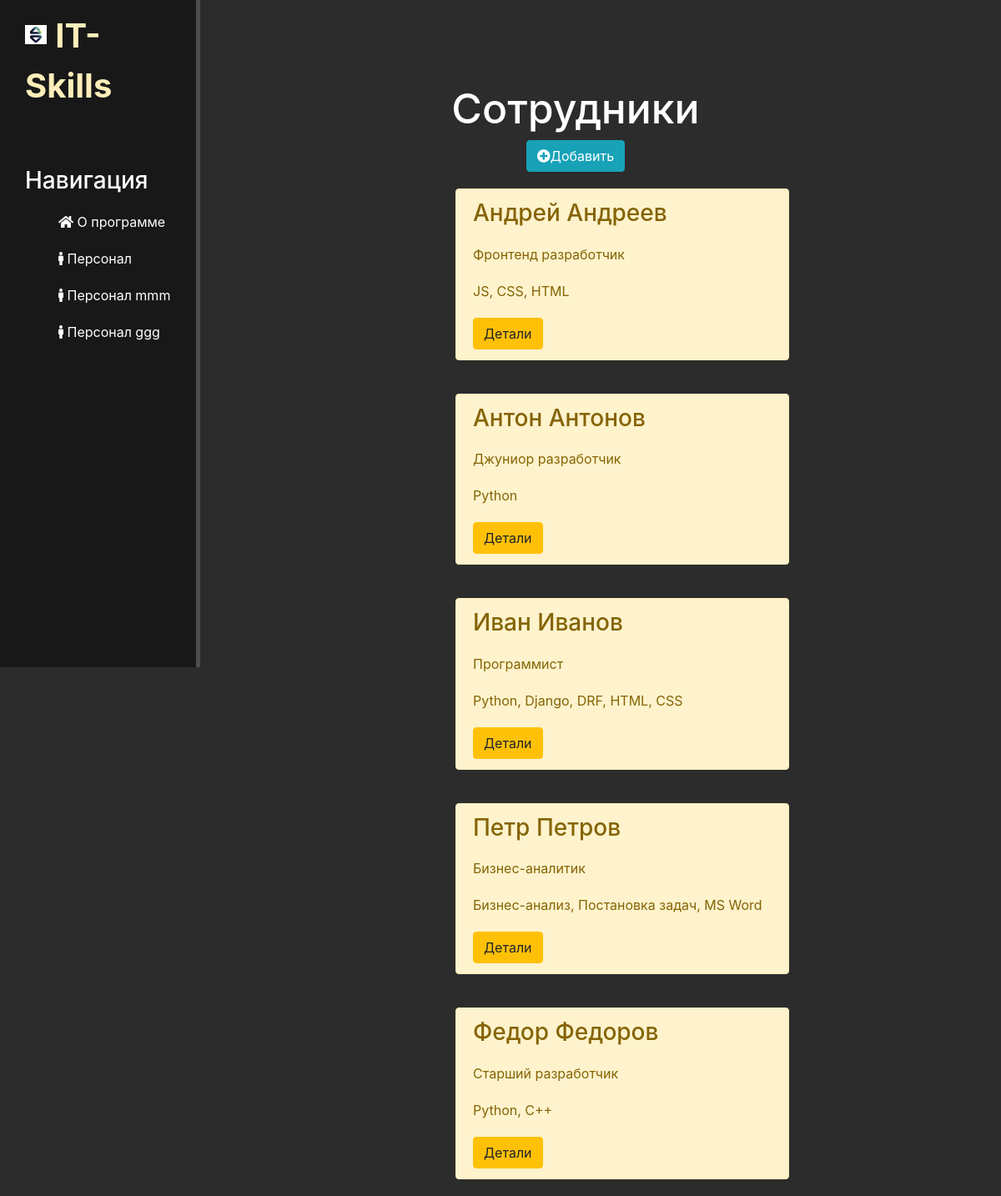
The app's page /emplo/ with its own data.
### emplo/models.py (models this page shows, shortened)
class Employee(models.Model):
    name = models.CharField('Имя', max_length=20, default='')
    position = models.CharField('Должность', max_length=20, default='')
    skill = models.TextField('Навыки', default = '')
    level = models.CharField('Уровень', max_length = 5, default='')
    fit_level = models.FloatField('Соответствие', default=0)
    class Meta:
        verbose_name="Сотрудник"
        verbose_name_plural = 'Сотрудники'

### emplo/views.py (the view)
# urls.py: path('', views.emplo_home, name='emplo-home'),
def emplo_home(request):
    emplo = Employee.objects.order_by('name')
    return render(request, 'emplo/emplo_home.html', {'emplo':emplo})

### emplo/templates/emplo/emplo_home.html (shortened to what this page needs)
{% extends "main/layout.html" %}
{% block content %}
    <div class="features">
        <h1>Сотрудники</h1>
        <a href="{% url 'create-emplo' %}" ><button class="btn btn-info"><i class="fas fa-plus-circle"></i>Добавить</button></a>
        {% if emplo %}
            {% for el in emplo %}
                <div class="alert alert-warning">
                    <h3>{{el.name}}</h3>
                    <p>{{el.position}}</p>
                    <p>{{el.skill}}</p>
                    <a href="{% url 'emplo-detail' el.id %}" class="btn btn-warning">Детали</a>
                </div>
            {% endfor %}
        {% else %}
            <p>У вас нет записей</p>
        {% endif %}
    </div>
{% endblock %}

### main/static/main/css/main.css (style rules this page uses)
body { background: #2c2c2c; }
main .features { float: left; color: #fff; margin-top: 100px; text-align: center; width: 75%; }
main .features h1 { font-size: 50px; }
main .features p { max-width: 400 px; margin: 20px auto; }
.alert-warning { float: left; clear: both; width: 400px; margin: 20px 34%; text-align: left; }

### records on screen
Employee: name "Андрей Андреев", position "Фронтенд разработчик", skill "JS, CSS, HTML"
Employee: name "Антон Антонов", position "Джуниор разработчик", skill "Python"
Employee: name "Иван Иванов", position "Программист", skill "Python, Django, DRF, HTML, CSS"
Employee: name "Петр Петров", position "Бизнес-аналитик", skill "Бизнес-анализ, Постановка задач, MS Word"
Employee: name "Федор Федоров", position "Старший разработчик", skill "Python, C++"
